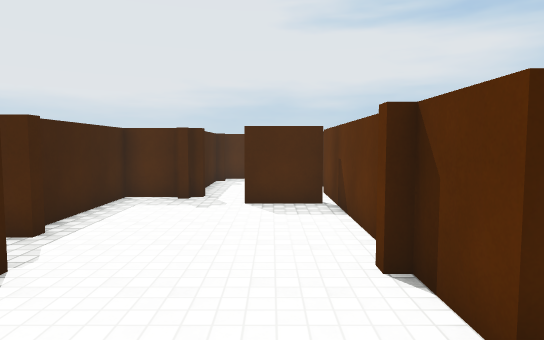
view 1 (above)

17 first-person views from a walk through a scene from a Unity 3-D project. The camera is 1.5 m above the floor, tilts 4° down and sees 75° across. The floor is counted in squares, 1 m on a side. Each view is taken from the middle of a square. On the plan, view 1 faces up. The plan holds only what a view shows up to about 16 squares ahead; the rest is blank. The place goes on beyond the plan. Some animated figures are left out. Surface patterns are stand-ins for the level's own textures.

view 2
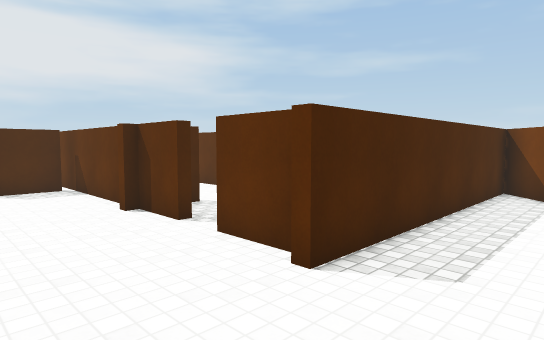

view 3
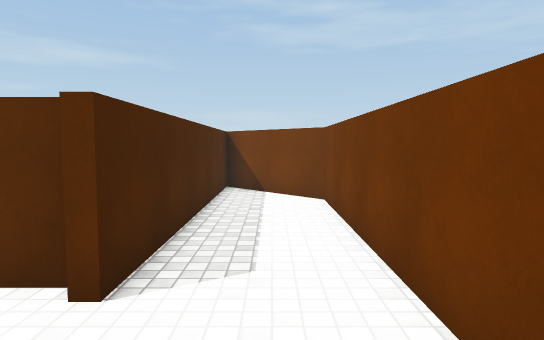

view 4
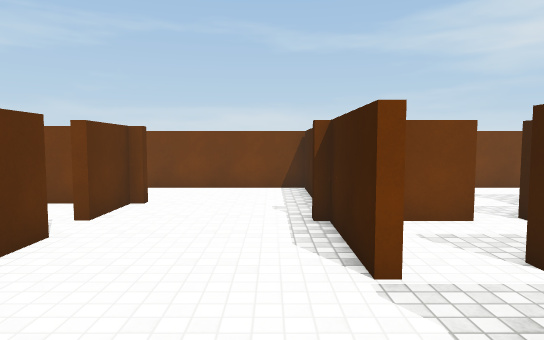

view 5
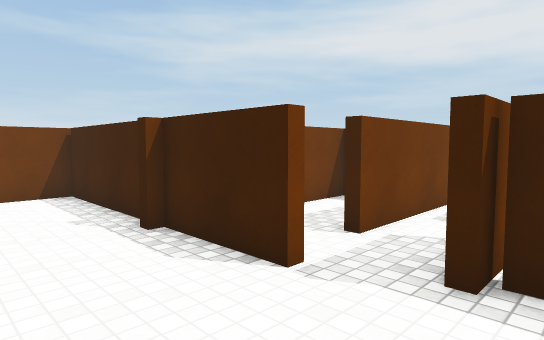

view 6
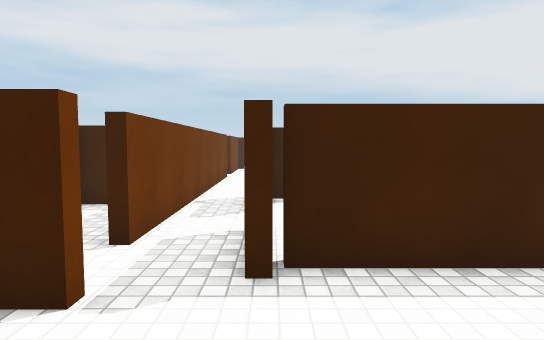

view 7
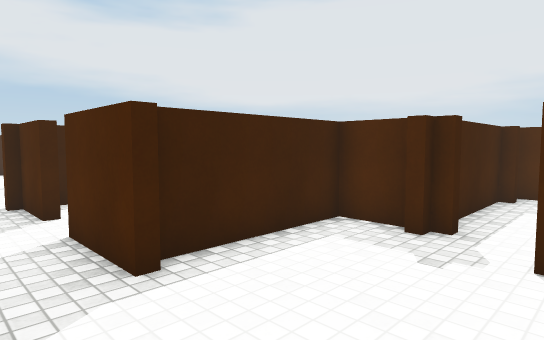

view 8
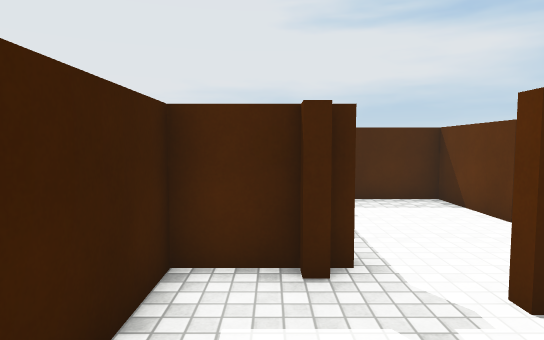

view 9
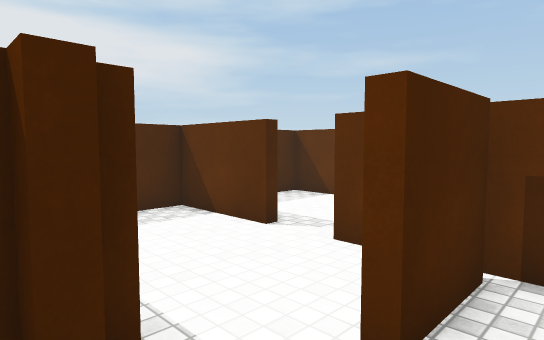

view 10
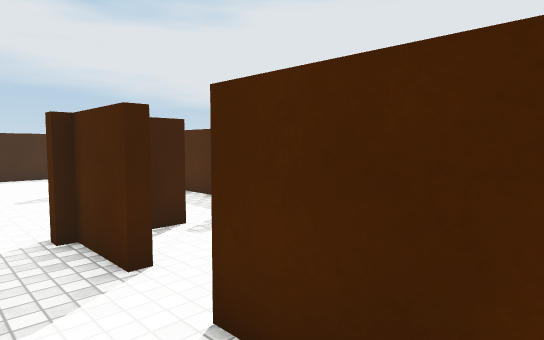

view 11
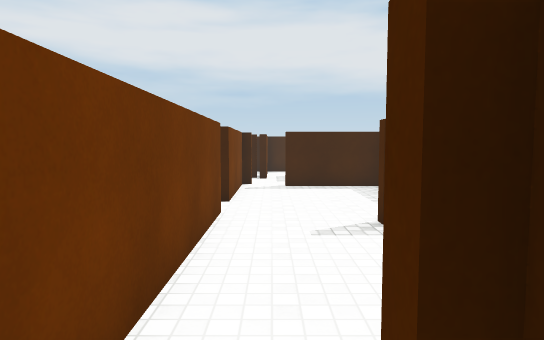

view 12
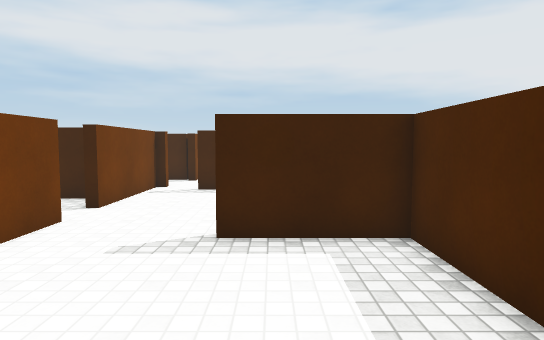

view 13
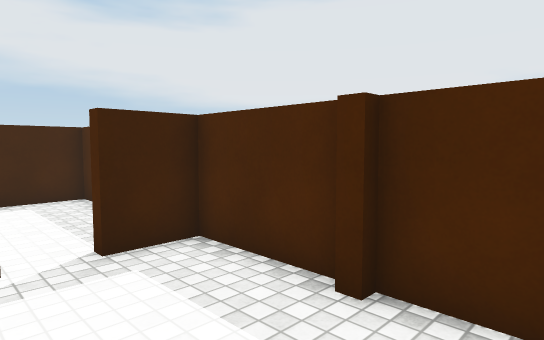

view 14
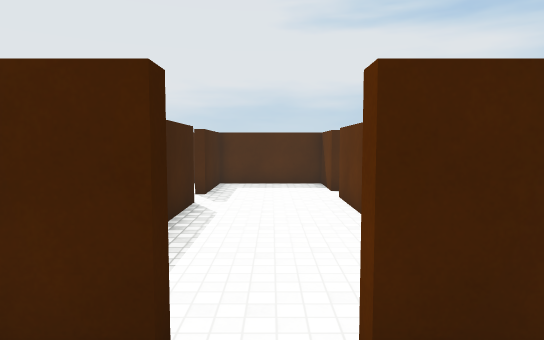

view 15
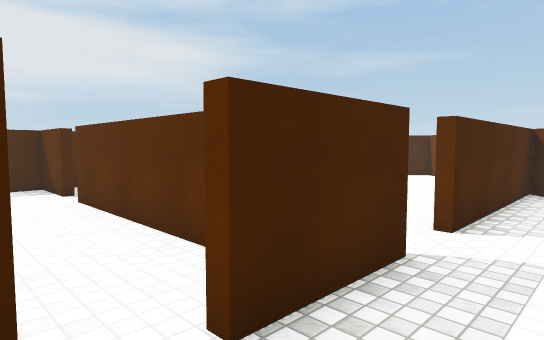

view 16
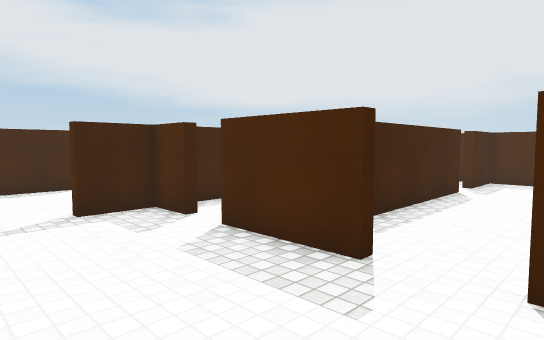

view 17
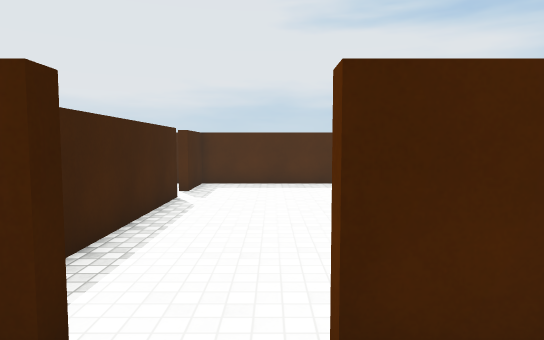

### Floor plan
Points are (right, up) in squares from view 1. A wall is a line through its corners. A room is listed if a view was taken in it or the views show most of it. See-through windows are left out.
Room 1 (views 1, 2, 3, 4, 5, 6, 7, 8, 9)
walls: (1.6, 2.2) (1.6, 4) (1.2, 4); (1.2, -1) (1.6, -1) (1.6, 1); (-2.8, 1.1) (-2.8, 0.6); (1.6, 5.1) (1.6, 9); (-3.1, 0.1) (-3.1, -4.4) (7.7, -4.4) (10.5, -1.7); (-3.1, 4.2) (-3.1, 1.1); (-3.9, 6) (-3.9, 5.7) (-5.6, 5.7); (1.4, 9) (-0.8, 9); (-2.2, 9.9) (-2.8, 9.9); (-2, 10.2) (-2.4, 10.2); (10.5, -1.4) (1.3, -1.4); (-2.6, 10.2) (-4.2, 10.2) (-4.2, 6.1)
ways out: opening at (-4.5, 4) to room 2; opening at (-6, 5) to room 3; opening at (2, 2) to room 6; opening at (-1, 9) to room 8
Room 2 (view 10)
walls: (-6.1, 1.1) (-4.5, 1.1); (-8.9, 1.9) (-8.9, 1.1) (-7.1, 1.1)
ways out: opening at (-4.5, 4) to room 1; gap at (-6.5, 1)
Room 3 (view 11)
walls: (-8.1, 6.1) (-8.1, 5.7) (-10, 5.7); (-9.9, 5.4) (-10.4, 5.4); (-5.6, 5.7) (-6.5, 5.7); (-10.5, 3.9) (-5.3, 3.9)
ways out: opening at (-6, 5) to room 1; opening at (-9.5, 5) to room 4; opening at (-7.5, 6) to room 5
Room 4 (view 12)
walls: (-17, 3.9) (-10.5, 3.9); (-12.8, 10.2) (-15.6, 10.2) (-15.6, 7); (-21.9, 9) (-21.9, 5.5); (-9.9, 8.7) (-10.4, 8.7); (-21.6, 3.9) (-18.4, 3.9)
ways out: opening at (-9.5, 5) to room 3; opening at (-10, 8) to room 5; opening at (-22, 5); opening at (-17.5, 4)
Room 5 (view 13)
walls: (-6.6, 9.9) (-7.1, 9.9); (-7.1, 10.2) (-9.9, 10.2) (-9.9, 8.7); (-5.4, 10.2) (-6.8, 10.2); (-5, 6) (-3.9, 6); (-9.9, 7.6) (-9.9, 6)
ways out: opening at (-7.5, 6) to room 3; opening at (-10, 8) to room 4
Room 6 (views 14, 15, 16, 17)
walls: (7.6, 4) (4.5, 4); (10.5, 4) (9.4, 4); (3.4, 4) (2, 4) (2, 2.2); (6.3, 12.2) (6.3, 6.5); (3, -1) (3.9, -1); (10.5, 15.8) (6.3, 15.8) (6.3, 13.6) (6, 13.6)
ways out: opening at (2, 2) to room 1; opening at (4, 4) to room 7; opening at (6, 13) to room 7
Room 7 (no view inside)
walls: (2, 11.2) (2, 8.9); (6, 13.6) (6, 15.8) (2, 15.8) (2, 12.8); (6, 6.2) (6, 12.2); (2, 6.1) (2, 5.1)
ways out: opening at (4, 4) to room 6; opening at (6, 13) to room 6; opening at (2, 12) to room 8
Room 8 (no view inside)
walls: (1.6, 12.8) (1.6, 15.8) (-2.1, 15.8); (-2.3, 14.8) (-2.3, 11.6); (-2, 15.2) (-2, 14.8); (-2, 10.6) (-2, 10.2); (1.6, 9) (1.6, 11.2)
ways out: opening at (-1, 9) to room 1; opening at (2, 12) to room 7

Positions as (right, up) in squares from view 1, and headings:
1: (0, 0), facing up
2: (-2, -4), facing up-right
3: (-2, -3), facing right
4: (-2, 8), facing down
5: (0, 7), facing down-left
6: (0, 6), facing left
7: (0, 4), facing up-left
8: (-3, 6), facing up
9: (-3, 8), facing up-right
10: (-4, 4), facing up-left
11: (-9, 5), facing left
12: (-10, 8), facing left
13: (-5, 7), facing up-left
14: (4, 2), facing up
15: (3, 2), facing up-right
16: (10, 0), facing up-left
17: (9, 2), facing up
